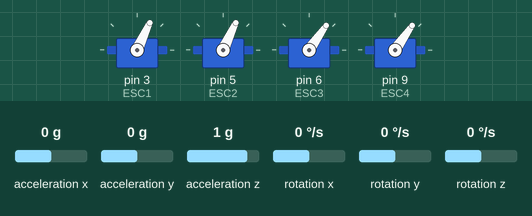
Recording of a sketch running on a simulated Arduino Uno, built with avr-gcc and run on an emulated ATmega328P. Parts: 4 × servo. Inputs (shaded band) come from the test bench; at power-on: acceleration y 0 g, acceleration x 0 g, acceleration z 1 g, rotation x 0 °/s, rotation y 0 °/s, rotation z 0 °/s. What the sketch prints to the serial monitor is not drawn.

Above: at 16.2 s.
16.3 s: acceleration y set to -1.4 g
At 18.5 s:
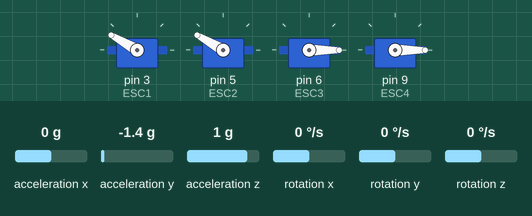
18.9 s: acceleration x set to -1.4 g
At 19.6 s:
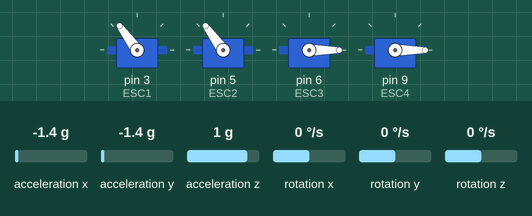
20.4 s: acceleration y set to -0.8 g
At 20.8 s:
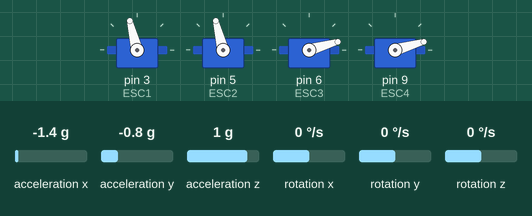
21.9 s: acceleration z set to -1.4 g
At 23.1 s:
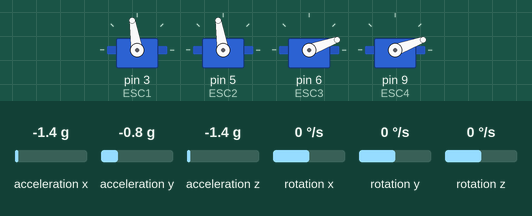
23.4 s: acceleration y set to 0.8 g
At 24.3 s:
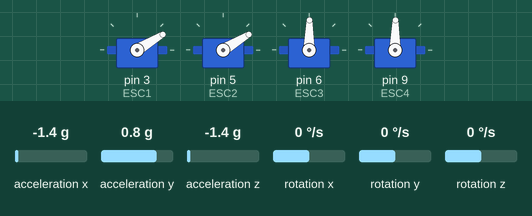
24.9 s: acceleration y set to 1.4 g
At 25.6 s:
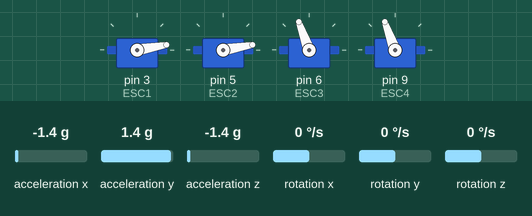
Timing chart, 0 to 70.1 s (numbered marks = the images above; inputs shaded):
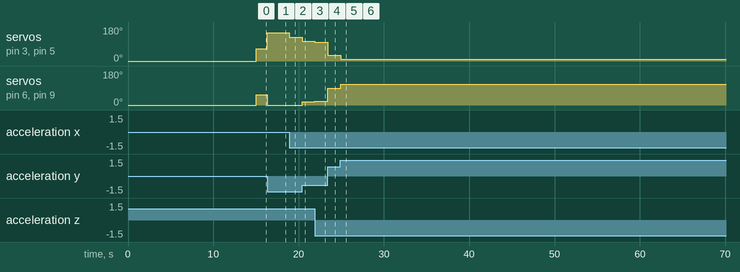

The sketch:

FC4.ino
```cpp
#include <MPU6050_tockn.h>
#include <Wire.h>
#include <Servo.h>
#include <SimpleKalmanFilter.h>
#define MinPWM 1100
#define MaxPWM 1400
#define runEvery(t) for (static uint16_t _lasttime;\
                         (uint16_t)((uint16_t)millis()-_lasttime) >= (t);\
                         _lasttime += (t))

//SimpleKalmanFilter RollKalmanFilter(1.812298293, 4.6730122, 0.01);

Servo ESC1;     // create servo object to control the ESC
Servo ESC2;     // create servo object to control the ESC
Servo ESC3;     // create servo object to control the ESC
Servo ESC4;     // create servo object to control the ESC
//PID
static float Kp_Roll = 2.6; //1
static float Ki_Roll = 0.001;
static float Kd_Roll = 0.3; //0.0001
float TempKp;
float TempKi;
float TempKd;

static int pulse_ESC1;
static int pulse_ESC2;
static int pulse_ESC3;
static int pulse_ESC4;

int test = 1200;

float throttle = 1200.0;
float TempThrottle;
float RollSP = 3.2;
float RollPV;
float t_Roll;
float E_Roll, E1_Roll, E2_Roll, alpha_Roll, gamma_Roll, beta_Roll;
float Output_Roll = 0.0;
float LastOutput_Roll = 0.0;
int flag = 0;
float Ts = 0.01; //thoi gian lay mau 1.5s
float timerloop;
//End of PID
//Send Serial Data
int potValue;  // value from the analog pin
String rectext;
int startstr;
int endstr;
int substrstart;
int substrlength;
int recvalue;

MPU6050 mpu6050(Wire, 0.001, 0.999);
void mpuReading()
{
  Serial.println("OK1");
  //mpu6050.update();
  Serial.println("OK2");
  //    Serial.print("angleX : ");
  //    Serial.print(mpu6050.getAngleX());
  //    Serial.print("\tangleY : ");
  //    Serial.print(mpu6050.getAngleY());
  //    Serial.print("\tangleZ : ");
  //    Serial.println(mpu6050.getAngleZ());

  Serial.println("OK3");
  //            Serial.println("@");
  //            Serial.print("#");
  //            Serial.print(ypr[2] * 180/M_PI);
  //            Serial.println("$");
  //            Serial.print("%");
  //            Serial.print(ypr[1] * 180/M_PI);
  //            Serial.println("^");

}
void PID()
{

}

void setup() {
  Serial.begin(115200);
  // Attach the ESC on pin 3
  ESC1.attach(3, MinPWM, MaxPWM); // (pin, min pulse width, max pulse width in microseconds)
  // Attach the ESC on pin 9
  ESC2.attach(5, MinPWM, MaxPWM); // (pin, min pulse width, max pulse width in microseconds)
  // Attach the ESC on pin 9
  ESC3.attach(6, MinPWM, MaxPWM); // (pin, min pulse width, max pulse width in microseconds)
  // Attach the ESC on pin 9
  ESC4.attach(9, MinPWM, MaxPWM); // (pin, min pulse width, max pulse width in microseconds)
  ESC1.writeMicroseconds(1000);    // Send the signal to the ESC
  ESC2.writeMicroseconds(1000);    // Send the signal to the ESC
  ESC3.writeMicroseconds(1000);    // Send the signal to the ESC
  ESC4.writeMicroseconds(1000);    // Send the signal to the ESC
  Serial.print("Wait for ESC ready");
  delay(2000);
  Serial.print(".");
  delay(2000);
  Serial.print(".");
  delay(2000);
  Serial.println(".");
  delay(2000);
  Serial.println("-----------------Done!--------------- ");
  delay(2000);

  Wire.begin();
  mpu6050.begin();
  mpu6050.setGyroOffsets(-3.13, 0.87, -2.51);
  //mpu6050.calcGyroOffsets(-1.30, -0.68, -2.55);
  Serial.print("Wait for IMU ready");
  delay(1000);
  Serial.print(".");
  delay(1000);
  Serial.print(".");
  delay(1000);
  Serial.println(".");
  delay(1000);
  Serial.println("-----------------Done!--------------- ");
  delay(1000);

  // *****************************************************************************************Sampling
  E_Roll = 0; E1_Roll = 0; E2_Roll = 0;
}

void loop() {
  runEvery(10) {
    static uint32_t lastTime = micros();

    //    if (Serial.available() > 0)
    //    {
    //      rectext = Serial.readString();
    //      Serial.println(rectext);
    //      startstr = rectext.indexOf("q");
    //      endstr = rectext.indexOf("w");
    //      if (startstr >= 0 && endstr > 0 && endstr > startstr)
    //      {
    //        substrstart = startstr + 1;
    //        substrlength = endstr - startstr;
    //        recvalue = rectext.substring(substrstart, substrlength).toFloat();
    //        rectext = "";
    //        TempThrottle = recvalue;
    //      }
    //      if (TempThrottle != throttle)
    //      {
    //        throttle = TempThrottle;
    //      }
    //
    //      startstr = rectext.indexOf("k");
    //      endstr = rectext.indexOf("p");
    //      if (startstr >= 0 && endstr > 0 && endstr > startstr)
    //      {
    //        substrstart = startstr + 1;
    //        substrlength = endstr - startstr;
    //        recvalue = rectext.substring(substrstart, substrlength).toFloat();
    //        rectext = "";
    //        TempKp = recvalue;
    //      }
    //      if (TempKp != Kp_Roll)
    //      {
    //        Kp_Roll = TempKp / 1000.0;
    //      }
    //      startstr = rectext.indexOf("k");
    //      endstr = rectext.indexOf("i");
    //      if (startstr >= 0 && endstr > 0 && endstr > startstr)
    //      {
    //        substrstart = startstr + 1;
    //        substrlength = endstr - startstr;
    //        recvalue = rectext.substring(substrstart, substrlength).toFloat();
    //        rectext = "";
    //        TempKi = recvalue;
    //      }
    //      if (TempKi != Ki_Roll)
    //      {
    //        Ki_Roll = TempKi / 1000.0;
    //      }
    //      startstr = rectext.indexOf("k");
    //      endstr = rectext.indexOf("d");
    //      if (startstr >= 0 && endstr > 0 && endstr > startstr)
    //      {
    //        substrstart = startstr + 1;
    //        substrlength = endstr - startstr;
    //        recvalue = rectext.substring(substrstart, substrlength).toFloat();
    //        rectext = "";
    //        TempKd = recvalue;
    //      }
    //      if (TempKd != Kd_Roll)
    //      {
    //        Kd_Roll = TempKd / 1000.0;
    //      }
    //    }
    //    Serial.println("*************************************************");
    mpu6050.update();
    //    Serial.println("*************************************************OK");
//    RollPV = RollKalmanFilter.updateEstimate(mpu6050.getAngleX());
    RollPV = mpu6050.getAngleX();

    E_Roll = RollSP - RollPV;
    alpha_Roll = 2 * Ts * Kp_Roll + Ki_Roll * Ts * Ts + 2 * Kd_Roll;
    beta_Roll = Ts * Ts * Ki_Roll - 4 * Kd_Roll - 2 * Ts * Kp_Roll;
    gamma_Roll = 2 * Kd_Roll;
    Output_Roll = (alpha_Roll * E_Roll + beta_Roll * E1_Roll + gamma_Roll * E2_Roll + 2 * Ts * LastOutput_Roll) / (2 * Ts);

    LastOutput_Roll = Output_Roll;
    E2_Roll = E1_Roll;
    E1_Roll = E_Roll;

    pulse_ESC1 = (throttle + Output_Roll);
    pulse_ESC2 = (throttle + Output_Roll);
    pulse_ESC3 = (throttle - Output_Roll);
    pulse_ESC4 = (throttle - Output_Roll);
    if (pulse_ESC1 > MaxPWM)
      pulse_ESC1 = MaxPWM;
    else if (pulse_ESC1 <= MinPWM)
      pulse_ESC1 = MinPWM;

    if (pulse_ESC2 > MaxPWM)
      pulse_ESC2 = MaxPWM;
    else if (pulse_ESC2 <= MinPWM)
      pulse_ESC2 = MinPWM;

    if (pulse_ESC3 > MaxPWM)
      pulse_ESC3 = MaxPWM;
    else if (pulse_ESC3 <= MinPWM)
      pulse_ESC3 = MinPWM;

    if (pulse_ESC4 > MaxPWM)
      pulse_ESC4 = MaxPWM;
    else if (pulse_ESC4 <= MinPWM)
      pulse_ESC4 = MinPWM;

//    Serial.print("E_Roll= "); Serial.print(E_Roll); Serial.print(" ; ");
    //    Serial.print("Throttle= "); Serial.print(throttle); Serial.print(" ; ");
    //    Serial.print("Kp= "); Serial.print(Kp_Roll, 4); Serial.print(" ; ");
    //    Serial.print("Ki= "); Serial.print(Ki_Roll, 4); Serial.print(" ; ");
    //    Serial.print("Kd= "); Serial.print(Kd_Roll, 4); Serial.print(" ; ");
//    Serial.print("RollRaw:"); Serial.print(mpu6050.getAngleX()); Serial.print(",");
    Serial.print("RollPV:"); Serial.print(RollPV); Serial.print(",");
    Serial.print("ESC1= "); Serial.print(pulse_ESC1); Serial.print(" ; ");
    Serial.print("ESC2= "); Serial.print(pulse_ESC2); Serial.print(" ; ");
    Serial.print("ESC3= "); Serial.print(pulse_ESC3); Serial.print(" ; ");
    Serial.print("ESC4= "); Serial.print(pulse_ESC4); Serial.println(" ; ");
    ESC1.writeMicroseconds(pulse_ESC1);    // Send the signal to the ESC
    ESC2.writeMicroseconds(pulse_ESC2);    // Send the signal to the ESC
    ESC3.writeMicroseconds(pulse_ESC3);    // Send the signal to the ESC
    ESC4.writeMicroseconds(pulse_ESC4);    // Send the signal to the ESC
    // UART Comunication
    //    Serial.print("!");
    //    Serial.print(mpu6050.getAngleX());
    //    Serial.println("@");
    //    Serial.print("#");
    //    Serial.print(mpu6050.getAngleY());
    //    Serial.println("$");
    //    Serial.print("%");
    //    Serial.print(mpu6050.getAngleZ());
    //    Serial.println("^");
//    Serial.print("Ts= "); Serial.print(micros() - lastTime); Serial.println(" ; ");
    lastTime = micros();
  }
}
```

Measured:
- after the input at 16.3 s, servo on pin 3 (ESC1), servo on pin 5 (ESC2): 65° → 149° at once, → 150° 1.1 s later; servo on pin 6 (ESC3), servo on pin 9 (ESC4): 55° → 0° at once
- after the input at 18.9 s, servo on pin 3 (ESC1), servo on pin 5 (ESC2): 150° → 126° at once
- after the input at 20.4 s, servo on pin 3 (ESC1), servo on pin 5 (ESC2): 126° → 104° at once; servo on pin 6 (ESC3), servo on pin 9 (ESC4): 0° → 16° at once
- after the input at 21.9 s, servo on pin 3 (ESC1), servo on pin 5 (ESC2): 104° → 99° at once; servo on pin 6 (ESC3), servo on pin 9 (ESC4): 16° → 20° at once
- after the input at 23.4 s, servo on pin 3 (ESC1), servo on pin 5 (ESC2): 99° → 31° at once; servo on pin 6 (ESC3), servo on pin 9 (ESC4): 20° → 89° at once
- after the input at 24.9 s, servo on pin 3 (ESC1), servo on pin 5 (ESC2): 31° → 10° at once, → 9° 43.7 s later; servo on pin 6 (ESC3), servo on pin 9 (ESC4): 89° → 110° at once
